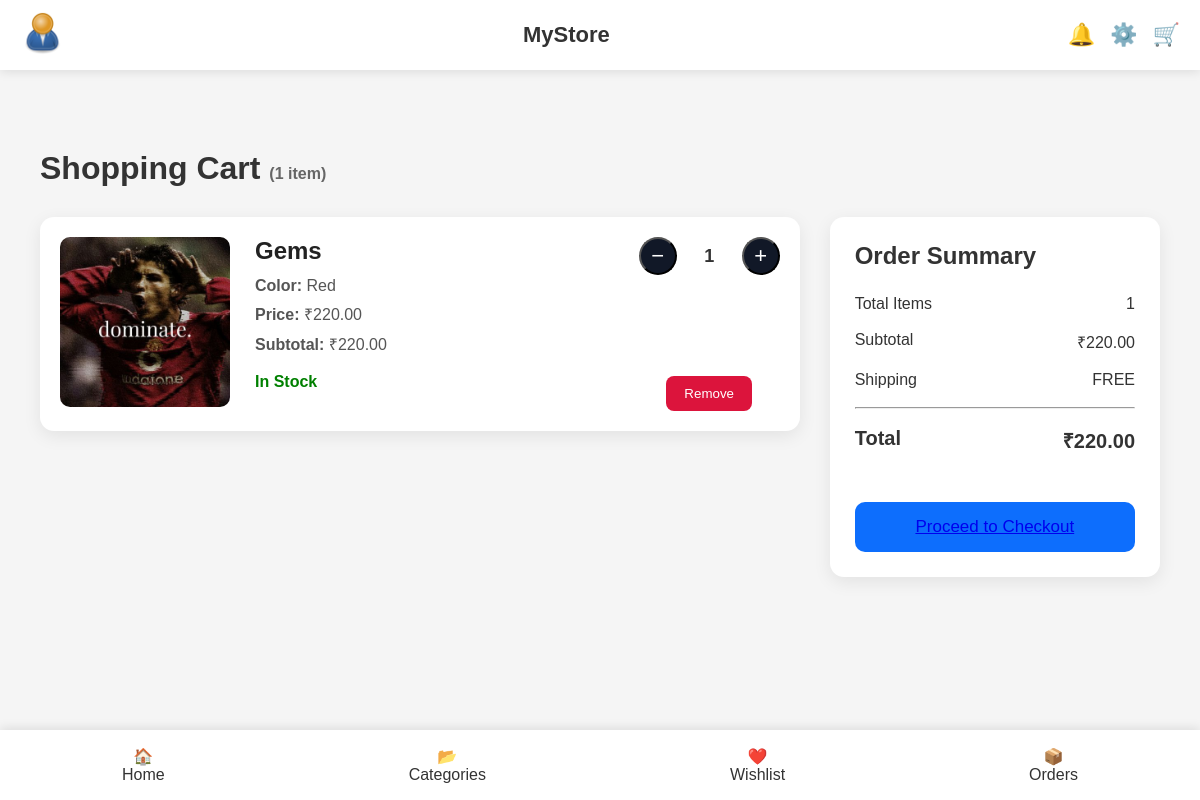
Before: /cart/ (signed in) with the older database file.
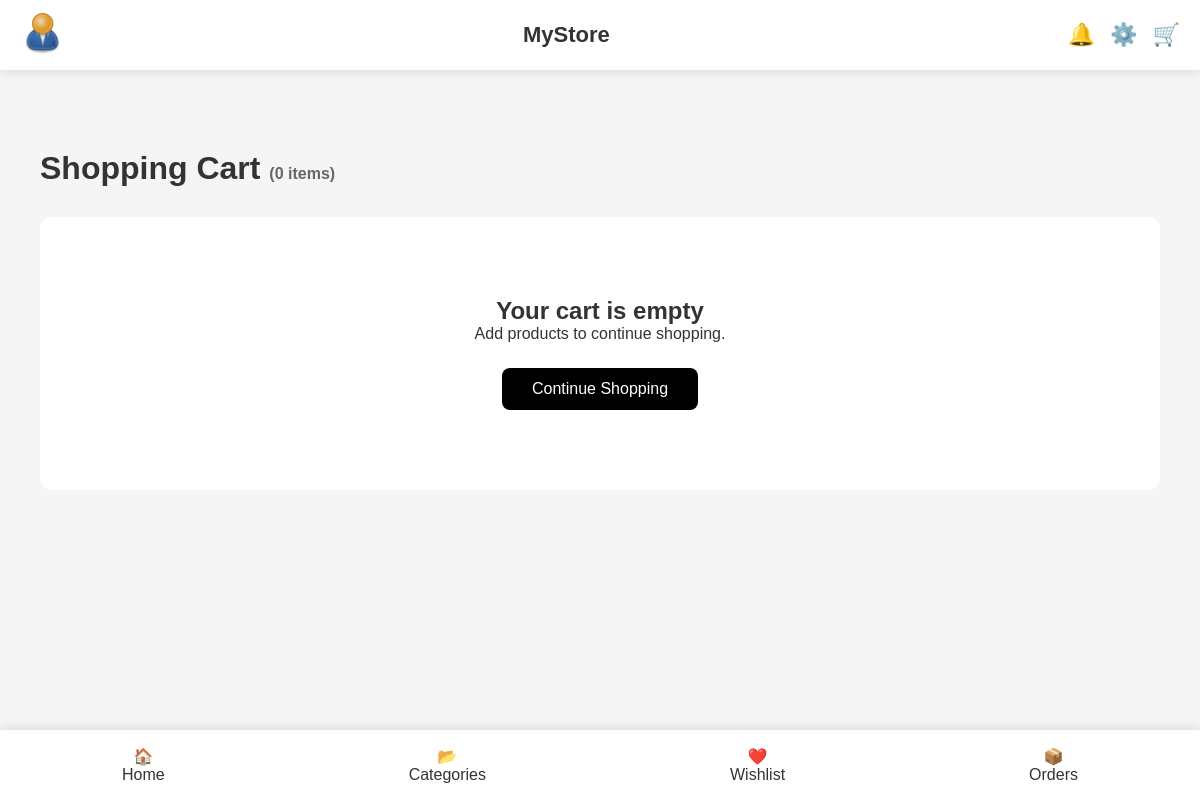
After: the same page with the newer database file.
### cart/models.py (models this page shows, shortened)
class Cart(models.Model):
    user = models.ForeignKey(
        settings.AUTH_USER_MODEL,
        on_delete=models.CASCADE,
        related_name="cart_items",
    )
    variant = models.ForeignKey(
        ProductVariant,
        on_delete=models.CASCADE,
        related_name="cart_items",
    )
    quantity = models.PositiveIntegerField(default=1)
    added_at = models.DateTimeField(auto_now_add=True)
    updated_at = models.DateTimeField(auto_now=True)
    class Meta:
        unique_together = ("user", "variant")
        ordering = ["-updated_at"]
    @property
    def subtotal(self):
        return self.variant.price * self.quantity

### products/models.py (models this page shows, shortened)
class ProductVariant(models.Model):
    id = models.UUIDField(primary_key=True, default=uuid.uuid4, editable=False)
    product = models.ForeignKey(
        Product,
        on_delete=models.CASCADE,
        related_name="variants",
    )
    price=models.DecimalField(
        max_digits=10,
        decimal_places=2,
        default=0.00
    )
    color = models.ForeignKey(Color, on_delete=models.PROTECT)
    stock = models.PositiveIntegerField(default=0)
    is_active = models.BooleanField(default=True)
    is_default = models.BooleanField(default=False)
    @property
    def primary_image_url(self):
        img = self.images.filter(is_primary=True).first() or self.images.first()
        return img.image.url if img else ""

class ProductImage(models.Model):
    id = models.UUIDField(primary_key=True, default=uuid.uuid4, editable=False)
    variant = models.ForeignKey(
        ProductVariant,
        on_delete=models.CASCADE,
        related_name="images",
    )
    image = models.ImageField(upload_to="productImage/")
    is_primary = models.BooleanField(default=False)

class Product(models.Model):
    STATUS_CHOICES = (
        ("draft", "Draft"),
        ("published", "Published"),
        ("out_of_stock", "Out of Stock"),
        ("archived", "Archived"),
    )
    id = models.UUIDField(primary_key=True, default=uuid.uuid4, editable=False)
    category = models.ForeignKey(
        Category,
        on_delete=models.PROTECT,
        related_name="products",
    )
    brand = models.ForeignKey(
        Brand,
        on_delete=models.PROTECT,
        related_name="products",
    )
    name = models.CharField(max_length=200)
    slug = models.SlugField(max_length=220, unique=True, blank=True)
    description = models.TextField()
    status = models.CharField(
        max_length=20,
        choices=STATUS_CHOICES,
        default="draft",
    )
    is_featured = models.BooleanField(default=False)
    is_deleted = models.BooleanField(default=False)
    created_at = models.DateTimeField(auto_now_add=True)
    updated_at = models.DateTimeField(auto_now=True)
    class Meta:
        ordering = ["-created_at"]

class Color(models.Model):
    name = models.CharField(max_length=50, unique=True)
    hex_code = models.CharField(max_length=7)  # e.g. #000000

### cart/views.py (the view)
# urls.py: path('cart/', include('cart.urls')),
@login_required
def cart(request):
    cart_items = (
        Cart.objects
        .filter(user=request.user)
        .select_related(
            "variant",
            "variant__product",
            "variant__color",
        )
    )
    total = sum(item.subtotal for item in cart_items)
    context = {
        "cart_items": cart_items,
        "total": total,
    }
    return render(request, "cart/cart.html", context)

### template/cart/cart.html (shortened to what the changed rows need)
{% extends "base.html" %}
{% load static %}
{% block extra_css %}
<link rel="stylesheet" href="{% static 'css/cart.css' %}">
{% endblock %}
{% block content %}
<div class="cart-container">
    <h1 class="cart-title">
        Shopping Cart
        <span id="cart-count">
            ({{ cart_items|length }} item{{ cart_items|length|pluralize }})
        </span>
    </h1>
    {% if cart_items %}
    <div class="cart-layout">
        <div class="cart-items">
            {% for item in cart_items %}
            <div class="cart-card" id="cart-item-{{ item.variant.id }}">
                <div class="cart-image">
                    <a href="{% url 'products:product_detail' item.variant.product.slug %}">
                        <img
                            src="{{ item.variant.primary_image_url }}"
                            alt="{{ item.variant.product.name }}">
                    </a>
                </div>
                <div class="cart-details">
                    <h2>
                        <a href="{% url 'products:product_detail' item.variant.product.slug %}">
                            {{ item.variant.product.name }}
                        </a>
                    </h2>
                    <p>
                        <strong>Color:</strong>
                        {{ item.variant.color.name }}
                    </p>
                    <p>
                        <strong>Price:</strong>
                        ₹{{ item.variant.price }}
                    </p>
                    <p class="item-subtotal">
                        <strong>Subtotal:</strong>
                        ₹<span>{{ item.subtotal }}</span>
                    </p>
                    {% if item.variant.stock > 0 %}
                        <span class="stock in-stock">
                            In Stock
                        </span>
                    {% else %}
                        <span class="stock out-stock">
                            Out of Stock
                        </span>
                    {% endif %}
                </div>
                <div class="cart-actions">
                    <div class="quantity-box">
                        <button
                            type="button"
                            class="qty-btn decrease-btn"
                            data-url="{% url 'cart:decrease_quantity' item.variant.id %}">
                            −
                        </button>
                        <span class="item-quantity">
                            {{ item.quantity }}
                        </span>
                        <button
                            type="button"
                            class="qty-btn increase-btn"
                            data-url="{% url 'cart:increase_quantity' item.variant.id %}">
                            +
                        </button>
                    </div>
                    <form
                        class="remove-form"
                        method="post"
                        action="{% url 'cart:remove_from_cart' item.variant.id %}">
                        <button
                            type="submit"
                            class="remove-btn">
                            Remove
                        </button>
                    </form>
                </div>
            </div>
            {% endfor %}
        </div>
        <div class="cart-summary">
            <h2>Order Summary</h2>
            <div class="summary-row">
                <span>Total Items</span>
                <span id="summary-count">
                    {{ cart_items|length }}
                </span>
            </div>
            <div class="summary-row">
                <span>Subtotal</span>
                <span id="cart-subtotal">
                    ₹{{ total }}
                </span>
            </div>
            <div class="summary-row">
                <span>Shipping</span>
                <span>FREE</span>
            </div>
            <hr>
            <div class="summary-row total">
                <span>Total</span>
                <span id="cart-total">
                    ₹{{ total }}
                </span>
            </div>
            <button class="checkout-btn">
                <a href="{% url 'checkout:checkout' %}">Proceed to Checkout</a>
            </button>
        </div>
    </div>
    {% else %}
    <div class="empty-cart">
        <h2>Your cart is empty</h2>
        <p>Add products to continue shopping.</p>
        <a
            href="{% url 'user_dashboard' %}"
            class="shop-btn">
            Continue Shopping
        </a>
    </div>
    {% endif %}
</div>
{% endblock %}

Changed rows visible on the page:
removed Cart: variant.primary_image_url (picture), variant.product.name "Gems", variant.color.name "Red", variant.price "220.00", subtotal "220.00", shows "In Stock", quantity "1"
Other visible differences:
{{ cart_items|length }}: "1" → "0"
{{ cart_items|length }}: "1" → (not shown)
{{ total }}: "220.00" → (not shown)
text no longer shown: "Order Summary Total Items Subtotal ₹ Shipping FREE Total ₹ Proceed to Checkout"
text now shown: "Your cart is empty Add products to continue shopping. Continue Shopping"
